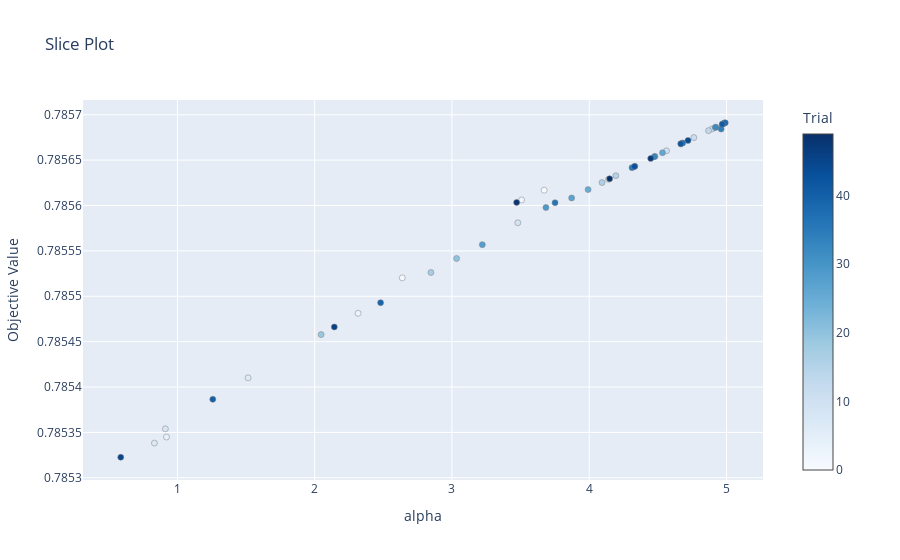

Notebook source saved alongside this figure:
### Code cell
optuna.visualization.plot_slice(study, params=["alpha"])
